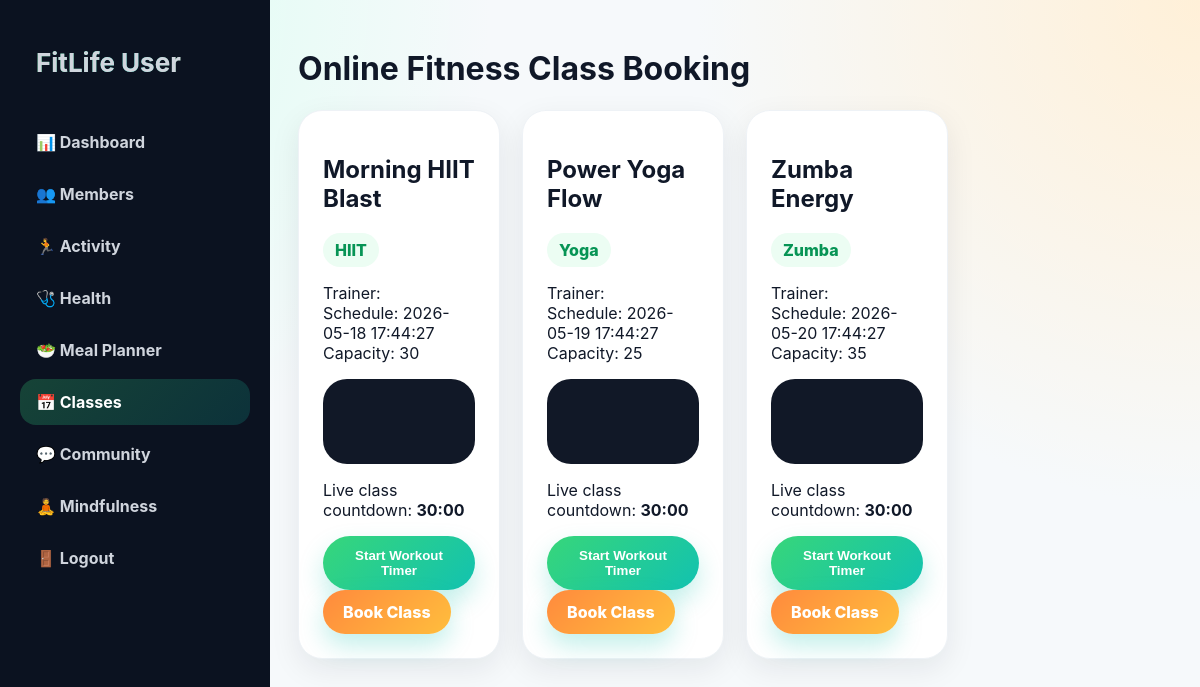
Page /member/classes.php (signed in) on the committed database.
### tables this page shows
CREATE TABLE classes(
 id INT AUTO_INCREMENT PRIMARY KEY,
 trainer_id INT, title VARCHAR(120), class_type VARCHAR(80), schedule_datetime DATETIME, capacity INT, stream_link VARCHAR(255), description TEXT,
 FOREIGN KEY(trainer_id) REFERENCES trainers(id) ON DELETE SET NULL
);

### web/config/auth.php (called while the page is built, shortened)
<?php
function e($str){ return htmlspecialchars((string)$str, ENT_QUOTES, 'UTF-8'); }
?>

### web/member/classes.php (the view)
<?php require '../config/database.php'; require_once '../config/auth.php'; require_role('user'); $uid=$_SESSION['user_id']; $member_id=mysqli_fetch_assoc(mysqli_query($conn,"SELECT id FROM members WHERE user_id=$uid"))['id']; if(isset($_GET['book'])){ $cid=(int)$_GET['book']; mysqli_query($conn,"INSERT INTO class_bookings(class_id,member_id) VALUES($cid,$member_id)"); header('Location: classes.php'); exit; } $classes=mysqli_query($conn,"SELECT c.*,u.full_name trainer FROM classes c LEFT JOIN trainers t ON c.trainer_id=t.id LEFT JOIN users u ON t.user_id=u.id ORDER BY schedule_datetime"); ?>
<!DOCTYPE html><html><head><title>Classes</title><link rel="stylesheet" href="../assets/css/style.css"><script src="../assets/js/app.js"></script></head><body><div class="layout"><?php include '_nav.php'; ?><main class="main"><h1>Online Fitness Class Booking</h1><div class="grid" style="padding:0"><?php $n=1; while($r=mysqli_fetch_assoc($classes)):?><div class="card"><h2><?=e($r['title'])?></h2><p><span class="badge"><?=e($r['class_type'])?></span></p><p>Trainer: <?=e($r['trainer'])?><br>Schedule: <?=$r['schedule_datetime']?><br>Capacity: <?=$r['capacity']?></p><?php if($r['stream_link']):?><div class="player"><iframe width="100%" height="100%" src="<?=e($r['stream_link'])?>" frameborder="0" allowfullscreen></iframe></div><?php endif;?><p>Live class countdown: <b id="timer<?=$n?>">30:00</b></p><button onclick="startTimer(1800,'timer<?=$n?>')">Start Workout Timer</button> <a class="btn orange" href="?book=<?=$r['id']?>">Book Class</a></div><?php $n++; endwhile;?></div></main></div></body></html>

### web/assets/css/style.css (style rules this page uses)
:root { --green:#37d67a;--teal:#12c2b0;--orange:#ff8a3d;--dark:#101828;--muted:#667085;--bg:#f6f9fb;--card:#fff;--danger:#ef4444;--warn:#f59e0b;--radius:24px;--shadow:0 20px 55px rgba(16,24,40,.12) }
* { box-sizing:border-box }
body { margin:0;font-family:Inter,Segoe UI,Arial,sans-serif;background:radial-gradient(circle at top left,#d7fff0,transparent 34%),radial-gradient(circle at top right,#fff0d8,transparent 35%),var(--bg);color:var(--dark) }
a { text-decoration:none;color:inherit }
.btn,button { border:0;border-radius:999px;padding:12px 20px;font-weight:800;cursor:pointer;background:linear-gradient(135deg,var(--green),var(--teal));color:#fff;box-shadow:0 12px 24px rgba(18,194,176,.25);display:inline-block }
.btn.orange { background:linear-gradient(135deg,var(--orange),#ffbe3d) }
.features,.grid { display:grid;grid-template-columns:repeat(4,1fr);gap:22px;padding:20px 7% 70px }
.card { background:var(--card);border-radius:var(--radius);padding:24px;box-shadow:0 10px 30px rgba(16,24,40,.08);border:1px solid #eef2f6;transition:.25s }
.layout { display:grid;grid-template-columns:270px 1fr;min-height:100vh }
.main { padding:28px }
.badge { padding:7px 12px;border-radius:999px;background:#ecfdf3;color:#079455;font-weight:800;display:inline-block }
.player { aspect-ratio:16/9;border-radius:24px;overflow:hidden;background:#111827 }

### rows in the picture
classes: title "Morning HIIT Blast", class_type "HIIT", schedule_datetime "2026-05-18 17:44:27", capacity "30"
classes: title "Power Yoga Flow", class_type "Yoga", schedule_datetime "2026-05-19 17:44:27", capacity "25"
classes: title "Zumba Energy", class_type "Zumba", schedule_datetime "2026-05-20 17:44:27", capacity "35"
